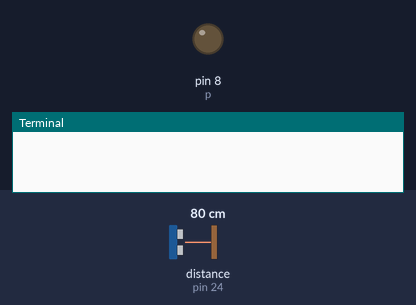
The program below on a simulated Raspberry Pi (header pin numbers). Shown: output pins drawn as LEDs (lit = HIGH), the last lines printed to the terminal. The test bench sets the inputs (shaded band); at power-on: distance to the obstacle (sensor on pin 24) 80 cm. The echo pulse lasts 58.3 µs per cm.

Above: at 1.2 s.
1.3 s: distance to the obstacle (sensor on pin 24) set to 2 cm
At 3.4 s:
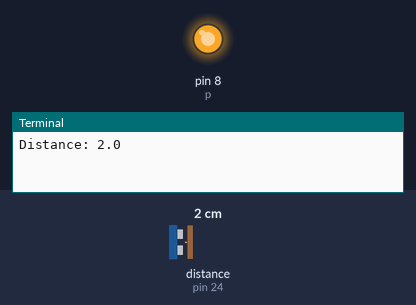
4.0 s: distance to the obstacle (sensor on pin 24) set to 18 cm
At 5.3 s:
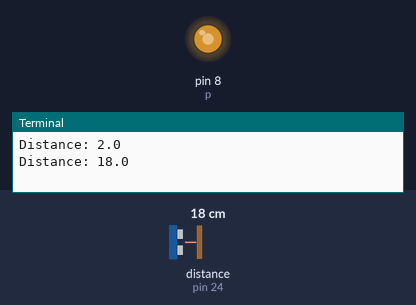
6.5 s: distance to the obstacle (sensor on pin 24) set to 35 cm
At 8.4 s:
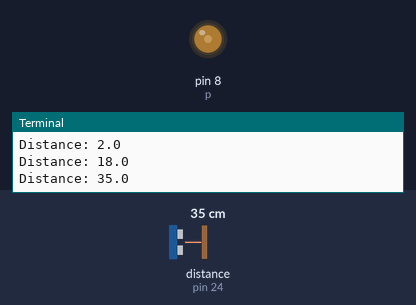
Timing chart, 0 to 9.9 s (numbered marks = the images above; inputs shaded):
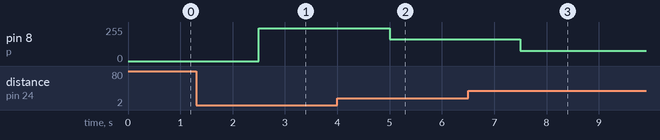

Measured:
- after the input at 1.3 s, pin 8 (p): 0/255 → 245/255 after 1.2 s
- after the input at 4.0 s, pin 8 (p): 245/255 → 163/255 after 1.0 s
- after the input at 6.5 s, pin 8 (p): 163/255 → 77/255 after 1.0 s

The program:

7.3D.py
```python
import RPi.GPIO as IO
from gpiozero import DistanceSensor
from time import sleep

IO.setwarnings(False)
IO.setmode(IO.BOARD)

IO.setup(8,IO.OUT)

p = IO.PWM(8,100)
sensor = DistanceSensor(trigger=18, echo=24)

p.start(0)
while True:
     sleep(2.5)

     distance = round(sensor.distance*100, 2)

     if(distance < 55):
         p.ChangeDutyCycle(100-(distance*2))

     else:
         p.ChangeDutyCycle(0)
     print("Distance: {}".format(distance))
```
